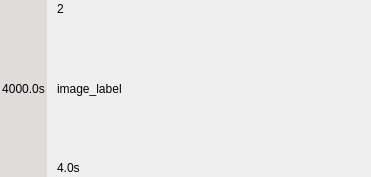
<?xml version="1.0" encoding="UTF-8"?>
<ui version="4.0">
 <class>SlideScrollItem</class>
 <widget class="QWidget" name="SlideScrollItem">
  <property name="geometry">
   <rect>
    <x>0</x>
    <y>0</y>
    <width>371</width>
    <height>177</height>
   </rect>
  </property>
  <property name="windowTitle">
   <string>Form</string>
  </property>
  <layout class="QHBoxLayout" name="horizontal_layout" stretch="0,16">
   <property name="spacing">
    <number>10</number>
   </property>
   <property name="leftMargin">
    <number>0</number>
   </property>
   <property name="topMargin">
    <number>0</number>
   </property>
   <property name="rightMargin">
    <number>0</number>
   </property>
   <property name="bottomMargin">
    <number>0</number>
   </property>
   <item>
    <widget class="QWidget" name="transition_widget" native="true">
     <property name="sizePolicy">
      <sizepolicy hsizetype="Fixed" vsizetype="Preferred">
       <horstretch>0</horstretch>
       <verstretch>0</verstretch>
      </sizepolicy>
     </property>
     <property name="styleSheet">
      <string notr="true">background-color: rgba(50,0,0,20);</string>
     </property>
     <layout class="QVBoxLayout" name="transition_layout">
      <property name="leftMargin">
       <number>2</number>
      </property>
      <property name="rightMargin">
       <number>2</number>
      </property>
      <item>
       <widget class="QLabel" name="transition_label">
        <property name="styleSheet">
         <string notr="true">background-color: none;</string>
        </property>
        <property name="lineWidth">
         <number>1</number>
        </property>
        <property name="text">
         <string>4000.0s</string>
        </property>
        <property name="alignment">
         <set>Qt::AlignCenter</set>
        </property>
       </widget>
      </item>
     </layout>
    </widget>
   </item>
   <item>
    <widget class="QWidget" name="slide_widget" native="true">
     <property name="styleSheet">
      <string notr="true">background-color: none;</string>
     </property>
     <layout class="QVBoxLayout" name="slide_layout">
      <property name="spacing">
       <number>1</number>
      </property>
      <property name="leftMargin">
       <number>0</number>
      </property>
      <property name="topMargin">
       <number>2</number>
      </property>
      <property name="rightMargin">
       <number>0</number>
      </property>
      <property name="bottomMargin">
       <number>2</number>
      </property>
      <item>
       <widget class="QLabel" name="number_label">
        <property name="sizePolicy">
         <sizepolicy hsizetype="Preferred" vsizetype="Fixed">
          <horstretch>0</horstretch>
          <verstretch>0</verstretch>
         </sizepolicy>
        </property>
        <property name="styleSheet">
         <string notr="true"/>
        </property>
        <property name="lineWidth">
         <number>1</number>
        </property>
        <property name="text">
         <string>2</string>
        </property>
       </widget>
      </item>
      <item>
       <widget class="QLabel" name="image_label">
        <property name="text">
         <string>image_label</string>
        </property>
        <property name="scaledContents">
         <bool>true</bool>
        </property>
       </widget>
      </item>
      <item>
       <widget class="QLabel" name="duration_label">
        <property name="sizePolicy">
         <sizepolicy hsizetype="Preferred" vsizetype="Fixed">
          <horstretch>0</horstretch>
          <verstretch>0</verstretch>
         </sizepolicy>
        </property>
        <property name="lineWidth">
         <number>1</number>
        </property>
        <property name="text">
         <string>4.0s</string>
        </property>
       </widget>
      </item>
     </layout>
    </widget>
   </item>
  </layout>
 </widget>
 <resources/>
 <connections/>
</ui>
